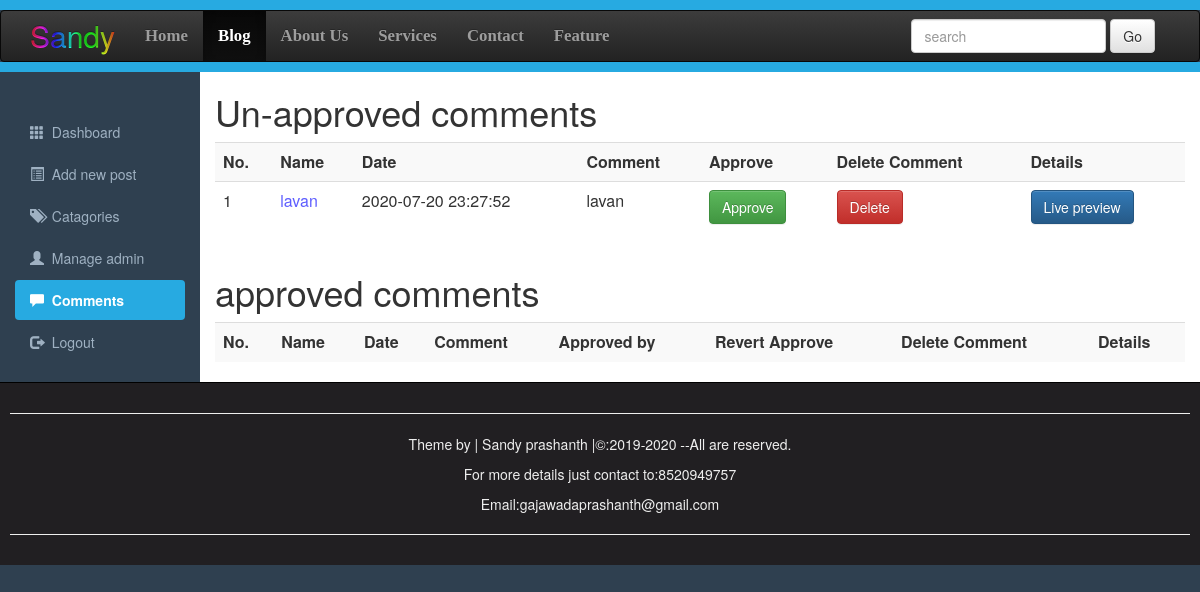
The page /comments.php on the database its author committed.
### tables this page shows
CREATE TABLE `comments` (
  `id` int(10) NOT NULL,
  `datetime` varchar(50) NOT NULL,
  `name` varchar(200) NOT NULL,
  `email` varchar(200) NOT NULL,
  `comment` varchar(500) NOT NULL,
  `status` varchar(5) NOT NULL,
  `tableid` int(10) NOT NULL,
  `approvedby` varchar(100) NOT NULL
);

### comments.php (the view, shortened to what this page needs)
<!DOCTYPE>
<html>
<head>
<link rel="stylesheet" href="https://maxcdn.bootstrapcdn.com/bootstrap/3.3.7/css/bootstrap.min.css">
<link rel="stylesheet" href="https://maxcdn.bootstrapcdn.com/bootstrap/3.3.7/css/bootstrap-theme.min.css">
	 <link rel="stylesheet" href="adminstyle.css">
</head>
<body>
<div style="height:10px; background:#27aae1;"></div>
<nav class="navbar navbar-inverse" role="navigation">
    <div class="container">
	    <div class="navbar-header">
		<a class="navbar-brand" href="blog.php">
<span class="rainbow">Sandy</span>
        </a>
        </div>
		<div class="collapse navbar-collapse" id="collapse">
		<ul class="nav navbar-nav">
		   <li><a href="#">Home</a></li>
		   <li class="active" ><a href="blog.php" target="_blank">Blog</a></li>
		   <li><a href="#">About Us</a></li>
		   <li><a href="#">Services</a></li>
		   <li><a href="#">Contact</a></li>
		   <li><a href="#">Feature</a></li>
		</ul>
		<form action="blog.php" class="navbar-form navbar-right" >
		<div class="form-group">
		<input type="text" class="form-control" placeholder="search" name="search">
		</div>
		<button class="btn btn-default" name="searchbutton">Go</button>
		</form>
		</div>
    </div>
</nav>
<div class="line"style="height:10px; background:#27aae1;"></div>
<div class="container-fluid">
<div class="row">
     <div class="col-sm-2">
	 <br><br>
	 <ul id="side_menu" class="nav nav-pills nav-stacked">
                <li><a href="simple.php">
				<span class="glyphicon glyphicon-th"></span>&nbsp Dashboard</a></li>
                <li><a href="addnewproduct.php">
				<span class="glyphicon glyphicon-list-alt"></span>&nbsp Add new post</a></li>
				<li><a href="Categories.php">
				<span class="glyphicon glyphicon-tags"></span>&nbsp Catagories</a></li>
				<li><a href="admin.php">
				<span class="glyphicon glyphicon-user"></span>&nbsp Manage admin</a></li>
				<li  class="active"><a href="comments.php">
				<span class="glyphicon glyphicon-comment"></span>&nbsp Comments</a></li>
				<li><a href="logout.php">
				<span class="glyphicon glyphicon-log-out"></span>&nbsp Logout</a></li>
            </ul>
	 </div>
     <div class="col-sm-10">
	 <h1>Un-approved comments</h1>
	 <div class="table-responsive">
	 <table class="table table-striped table-hover">
	    <tr>
		    <th>No.</th>
			 <th>Name</th>
			 <th>Date</th>
			 <th>Comment</th>
			  <th>Approve</th>
			 <th>Delete Comment</th>
             <th>Details</th>
		</tr>
		<?php
		$Connection=mysqli_connect('localhost','root','','cms');
		$Query="select * from comments where status='OFF' order by datetime desc";
        $Execute=mysqli_query($Connection,$Query);
		$no=0;
		while($row=mysqli_fetch_array($Execute)){
		   $id=$row['id'];
		   $date=$row['datetime'];
		   $name=$row['name'];
		   $comment=$row['comment'];
		   $tableid=$row['tableid'];
		   $no++;
		?>
		<tr>
		    <td><?php echo $no;?></td>
			<td style="color:#5e5eff;"><?php echo $name;?></td>
			<td><?php echo $date;?></td>
			<td><?php echo $comment;?></td>
			<td><a href="approvecomments.php?id=<?php echo $id; ?>"><span class="btn btn-success">Approve</span></a></td>
			<td><a href="deletecomment.php?id=<?php echo $id; ?>" ><span class="btn btn-danger">Delete</span></a></td>
			<td><a href="fullpost.php?id=<?php echo $tableid;?>" target="_blank" ><span class="btn btn-primary">Live preview</span></a></td>
		</tr>
		<?php } ?>
	 </table>
     </div>
	 <h1>approved comments</h1>
	 <div class="table-responsive">
	 <table class="table table-striped table-hover">
	    <tr>
		    <th>No.</th>
			 <th>Name</th>
			 <th>Date</th>
			 <th>Comment</th>
			 <th>Approved by</th>
			  <th>Revert Approve</th>
			 <th>Delete Comment</th>
             <th>Details</th>
		</tr>
	 </table>
     </div>
	 </div>
</div>
</div>
<div id="footer">
    <hr><p>Theme by  |  Sandy prashanth  |&copy:2019-2020 --All are reserved.</p>
	<p>For more details just contact to:8520949757</p>
	<p>Email:gajawadaprashanth@gmail.com</p>
	<hr>
</div>
</body>
</html>

### adminstyle.css (style rules this page uses)
body { background-color:#2f4050; }
.col-sm-10 { background-color:#ffffff; }
#side_menu a { color:#9fb1c2; }
#side_menu .active a { color:#ffffff; background-color:#27AAE1; font-weight:bold; }
#footer { padding:10px; border-top: 1px solid black; color:#eeeeee; background-color:#211f22; text-align: center; }

### comments.php (style rules this page uses)
.navbar-nav li { font-weight: bold; font-family: Bitter,Georgia,Times,"Times New Roman",serif; font-size:1.2em; }
.line { margin-top: -20px; }
.rainbow { background-image: -webkit-gradient( linear, left top, right top, color-stop(0, #f22), color-stop(0.15, #f2f), color-stop(0.3, #22f), color-stop(0.45, #2ff), color-stop(0.6, #2f2),color-stop(0.75, #2f2), color-stop(0.9, #ff2), color-stop(1, #f22) ); background-image: gradient( linear, left top, right top, color-stop(0, #f22), color-stop(0.15, #f2f), color-stop(0.3, #22f), color-stop(0.45, #2ff), color-stop(0.6, #2f2),color-stop(0.75, #2f2), color-stop(0.9, #ff2), color-stop(1, #f22) ); color:transparent; -webkit-background-clip: text; background-clip: text; font-size:30px; }
body { background-color:#2f4050; }

### rows shown on the page
comments: name "lavan", datetime "2020-07-20 23:27:52", comment "lavan"
